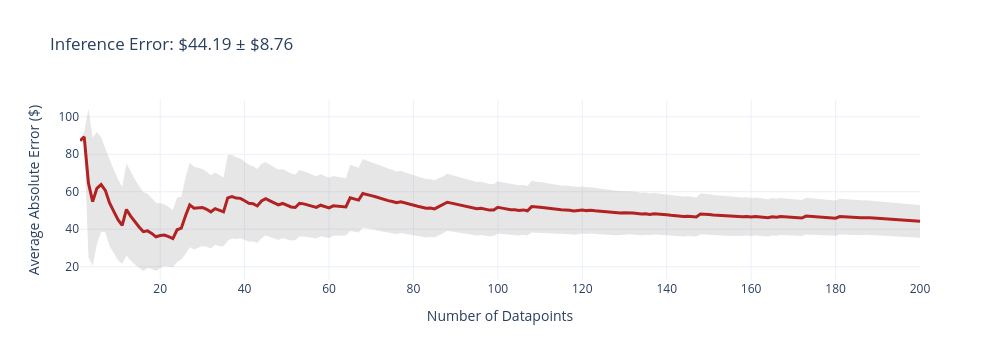
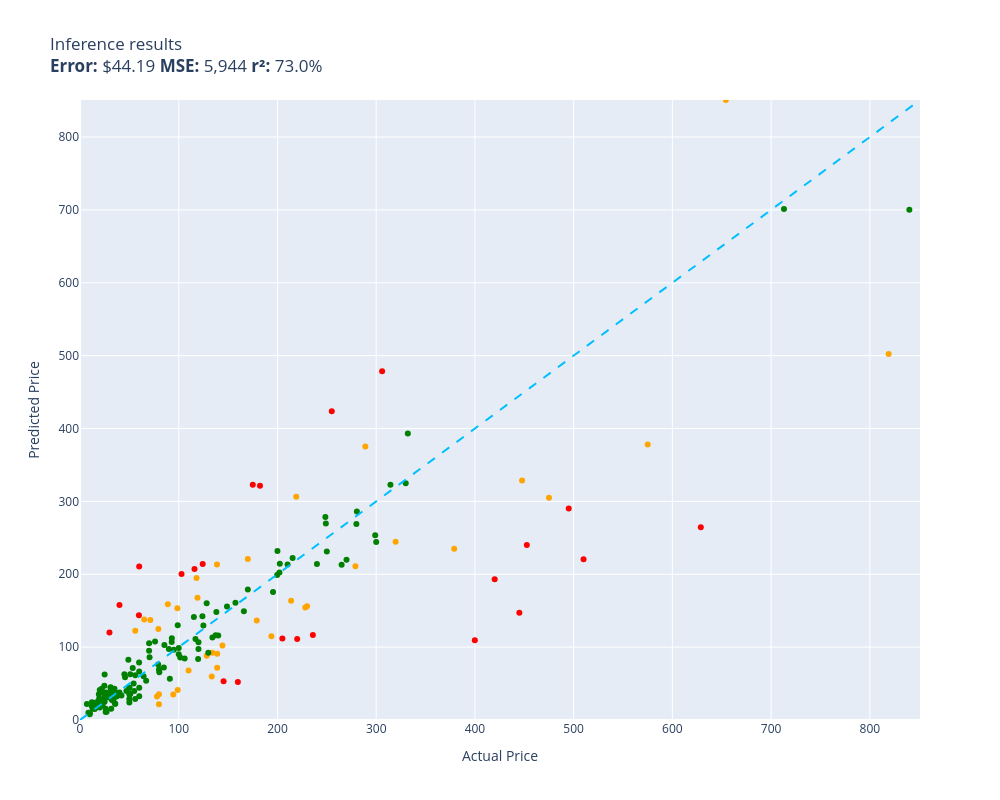

Notebook source saved alongside these figures, in order:
### Markdown cell above
## 5. Evaluate on 200 Test Samples

Using `evaluate()` from `pricer/evaluator.py` — same evaluation framework as all other models.

### Code cell
evaluate(runner.inference, test)

### Figure 1 — Plotly figure (JSON) as saved in the notebook; plotly's stock layout.template omitted (floating-point values rounded to 4 significant figures; data arrays with more than 128 entries replaced by an {"elided": "..."} marker saying what was removed)
{"data": [{"fill": "toself", "fillcolor": "rgba(128,128,128,0.2)", "hoverinfo": "skip", "line": {"color": "rgba(255,255,255,0)"}, "name": "95% CI", "showlegend": false, "type": "scatter", "x": {"elided": "400 int values"}, "y": {"elided": "400 float values"}}, {"customdata": {"elided": "200x1 float values"}, "hovertemplate": "n=%{x}<br>Avg Error=$%{y:,.2f}<br>±95% CI=$%{customdata[0]:,.2f}<extra></extra>", "line": {"color": "firebrick", "width": 3}, "mode": "lines", "name": "Cumulative Avg Error", "type": "scatter", "x": {"elided": "200 int values"}, "y": {"elided": "200 float values"}}], "layout": {"height": 360, "showlegend": false, "title": {"text": "Inference Error: $44.19 ± $8.76"}, "width": 1000, "xaxis": {"title": {"text": "Number of Datapoints"}}, "yaxis": {"title": {"text": "Average Absolute Error ($)"}}}}

### Figure 2 — Plotly figure (JSON) as saved in the notebook; plotly's stock layout.template omitted (floating-point values rounded to 4 significant figures; data arrays with more than 128 entries replaced by an {"elided": "..."} marker saying what was removed)
{"data": [{"customdata": [["Old Blood Noise Excess V2 Distortion Cho...\nGuess=$306.20 Actual=$219.00"], ["RBC12-UPC Replacement Battery Cartridge ...\nGuess=$156.07 Actual=$229.99"], ["SuppliesOutlet Compatible Toner Cartridg...\nGuess=$102.28 Actual=$144.29"], ["Metabo HPT 36V MultiVolt™ Cordless Rotar...\nGuess=$235.09 Actual=$379.00"], ["GJY Portable TV,10.6 inch Mini TV for AT...\nGuess=$125.02 Actual=$79.36"], ["PEMP E65 E66 CDC Simulate Optical Fiber ...\nGuess=$167.70 Actual=$119.00"], ["Intermatic PX300 12V 300W Transformer wi...\nGuess=$92.11 Actual=$134.00"], ["Aolemi Oil Rubbed Bronze Single Function...\nGuess=$153.35 Actual=$98.65"], ["Clementoni 39132.5 Jigsaw Puzzle 1,000 P...\nGuess=$21.55 Actual=$79.95"], ["Canon EOS Rebel T7 Digital SLR Camera wi...\nGuess=$502.21 Actual=$819.00"], ["Travelpro Platinum Elite Slim Business L...\nGuess=$163.74 Actual=$213.83"], ["15\" Locking Shower Head Extension Arm in...\nGuess=$35.40 Actual=$79.95"], ["KOHLER 18865-CP Filtered Water Faucet, P...\nGuess=$304.85 Actual=$475.00"], ["Webcem Solar Shed Light Outdoor Indoor, ...\nGuess=$32.40 Actual=$77.96"], ["Western Digital Enterprise RE4-GP 2TB SA...\nGuess=$68.02 Actual=$109.95"], ["Marvel Legends Series X-Men 6-Inch Archa...\nGuess=$41.23 Actual=$98.95"], ["Pioneer 2AM401-BN Two Handle Kitchen Fau...\nGuess=$154.50 Actual=$228.22"], ["Walker Exhaust Ultra EPA 16478 Direct Fi...\nGuess=$378.05 Actual=$574.99"], ["Urth 62mm UV, Circular Polarizing (CPL),...\nGuess=$90.83 Actual=$139.00"], ["LSI Broadcom SAS 9300-8i 8-port 12Gb/s S...\nGuess=$194.74 Actual=$118.00"], ["DuraGo 29515020 Front Hub Assembly\nGuess=$88.24 Actual=$128.34"], ["Ibanez M510OVS Acoustic Mandolin in Vint...\nGuess=$220.88 Actual=$169.99"], ["Linkloos Solar Street Lights Outdoor Wat...\nGuess=$122.38 Actual=$55.99"], ["CradlePoint Compact Broadband Router (CB...\nGuess=$158.83 Actual=$89.00"], ["18 Inch White Undermount Kitchen Sink - ...\nGuess=$136.66 Actual=$179.00"], ["New Replacement seat cover fits Yamaha M...\nGuess=$71.75 Actual=$138.95"], ["Amana Tool - SC587 Carbide Tipped 3-Wing...\nGuess=$137.17 Actual=$71.23"], ["UPR Mach 1 Chin Spoiler Fits 94-98 Musta...\nGuess=$137.95 Actual=$64.99"], ["4 Inches Rolled Muffler Tip Catback Exha...\nGuess=$114.78 Actual=$193.88"], ["VIPMOTOZ Sequential Turn Signal Premium ...\nGuess=$210.92 Actual=$278.94"], ["Venom Power Terra Hunter R/T+ R/T All-Te...\nGuess=$244.71 Actual=$319.65"], ["Audio Techinca ATW-T1002 System 10 Handh...\nGuess=$375.28 Actual=$289.00"], ["Steering Wheel, Carbon Fiber Automotive ...\nGuess=$328.76 Actual=$447.74"], ["Intex River Run Connect Lounge (Four)\nGuess=$34.92 Actual=$94.49"], ["Empava 24\" Single Wall Ovens 10 Cooking ...\nGuess=$850.77 Actual=$654.14"], ["Targus CityGear Durable Backpack, Black,...\nGuess=$59.54 Actual=$133.43"], ["Garmin 010-12402-10 GT15M-TM Transom-Mou...\nGuess=$213.30 Actual=$138.74"]], "hovertemplate": "%{customdata[0]}<extra></extra>", "legendgroup": "orange", "marker": {"color": "orange", "size": 6, "symbol": "circle"}, "mode": "markers", "name": "orange", "orientation": "v", "showlegend": true, "type": "scatter", "x": [219.0, 230.0, 144.3, 379.0, 79.36, 119.0, 134.0, 98.65, 79.95, 819.0, 213.8, 79.95, 475.0, 77.96, 110.0, 98.95, 228.2, 575.0, 139.0, 118.0, 128.3, 170.0, 55.99, 89.0, 179.0, 138.9, 71.23, 64.99, 193.9, 278.9, 319.6, 289.0, 447.7, 94.49, 654.1, 133.4, 138.7], "xaxis": "x", "y": [306.2, 156.1, 102.3, 235.1, 125.0, 167.7, 92.11, 153.4, 21.55, 502.2, 163.7, 35.4, 304.9, 32.4, 68.02, 41.23, 154.5, 378.1, 90.83, 194.7, 88.24, 220.9, 122.4, 158.8, 136.7, 71.75, 137.2, 137.9, 114.8, 210.9, 244.7, 375.3, 328.8, 34.92, 850.8, 59.54, 213.3], "yaxis": "y"}, {"customdata": [["telpo Headlight Assembly Fit For 15 Camr...\nGuess=$207.36 Actual=$115.99"], ["Stand for Raven Pro Document Scanner - P...\nGuess=$120.17 Actual=$29.85"], ["SKB iSeries 3i-13096-6KP Case for BlackM...\nGuess=$322.75 Actual=$174.99"], ["DEWALT 20V MAX* XR Impact Driver with Bl...\nGuess=$240.26 Actual=$452.53"], ["Mini PC, Kinupute Desktop Computer E3-12...\nGuess=$290.34 Actual=$495.00"], ["GanFindX Portable Car Hand Controls for ...\nGuess=$52.27 Actual=$159.90"], ["Evergreen HSHB2005 Cylinder Head Gasket ...\nGuess=$143.85 Actual=$59.69"], ["Tidal Front + Rear Fender Flares 4PC Poc...\nGuess=$423.62 Actual=$254.99"], ["Dakota Alert MURS Alert Probe Sensor - M...\nGuess=$111.28 Actual=$219.99"], ["Wenger City Upgrade Laptop Backpack with...\nGuess=$53.32 Actual=$145.42"], ["MC: Pindicator (Dual Intensity Amber)\nGuess=$157.91 Actual=$40.00"], ["Sumerain S1339CM Double Handle Widesprea...\nGuess=$116.81 Actual=$235.86"], ["Poison Spyder 10-08-020 Rocker Knocker\nGuess=$264.47 Actual=$628.76"], ["Lighted Triangle Mirror Cabinet Bathroom...\nGuess=$147.25 Actual=$445.00"], ["Dell Optiplex 390 Desktop Computer i3 3....\nGuess=$214.06 Actual=$124.27"], ["LEGO Marvel Avengers War Machine Buster ...\nGuess=$210.47 Actual=$59.95"], ["ANZO USA 111207 GMC SIERRA 99-06 / YUKON...\nGuess=$321.38 Actual=$182.28"], ["Kingston Brass KS269SN Kingston Clawfoot...\nGuess=$478.62 Actual=$305.99"], ["Canon Sure Shot 90u 35mm Date Camera\nGuess=$109.31 Actual=$399.89"], ["GENUINE VOLVO THERMOSTAT (3.0, 3.2) S60 ...\nGuess=$200.41 Actual=$102.85"], ["SP Air Corporation SP-8102BU 1/4-Inch He...\nGuess=$111.75 Actual=$204.99"], ["Competition Clutch Disc and Pressure Pla...\nGuess=$220.42 Actual=$510.00"], ["Pacific Drums PDCM1618TTRB 16 x 18 Inche...\nGuess=$192.97 Actual=$419.99"]], "hovertemplate": "%{customdata[0]}<extra></extra>", "legendgroup": "red", "marker": {"color": "red", "size": 6, "symbol": "circle"}, "mode": "markers", "name": "red", "orientation": "v", "showlegend": true, "type": "scatter", "x": [116.0, 29.85, 175.0, 452.5, 495.0, 159.9, 59.69, 255.0, 220.0, 145.4, 40.0, 235.9, 628.8, 445.0, 124.3, 59.95, 182.3, 306.0, 399.9, 102.8, 205.0, 510.0, 420.0], "xaxis": "x", "y": [207.4, 120.2, 322.7, 240.3, 290.3, 52.27, 143.8, 423.6, 111.3, 53.32, 157.9, 116.8, 264.5, 147.3, 214.1, 210.5, 321.4, 478.6, 109.3, 200.4, 111.7, 220.4, 193.0], "yaxis": "y"}, {"customdata": {"elided": "140x1 str values"}, "hovertemplate": "%{customdata[0]}<extra></extra>", "legendgroup": "green", "marker": {"color": "green", "size": 6, "symbol": "circle"}, "mode": "markers", "name": "green", "orientation": "v", "showlegend": true, "type": "scatter", "x": {"elided": "140 float values"}, "xaxis": "x", "y": {"elided": "140 float values"}, "yaxis": "y"}, {"hoverinfo": "skip", "line": {"color": "deepskyblue", "dash": "dash", "width": 2}, "mode": "lines", "name": "y = x", "showlegend": false, "type": "scatter", "x": [0, 850.8], "y": [0, 850.8]}], "layout": {"height": 800, "legend": {"title": {"text": "color"}, "tracegroupgap": 0}, "showlegend": false, "title": {"text": "Inference results<br><b>Error:</b> $44.19 <b>MSE:</b> 5,944 <b>r²:</b> 73.0%"}, "width": 1000, "xaxis": {"anchor": "y", "domain": [0, 1], "range": [0, 850.8], "title": {"text": "Actual Price"}}, "yaxis": {"anchor": "x", "domain": [0, 1], "range": [0, 850.8], "title": {"text": "Predicted Price"}}}}
